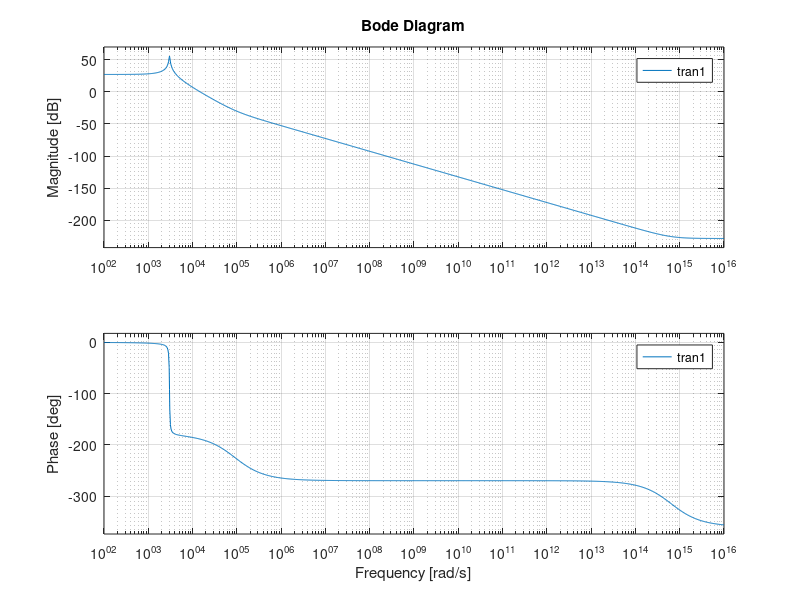

This chart was generated by the following MATLAB code:
c=600e-6;
r=15;
l=3.8e-3;
d=0.35;

A1=[-1/(r*c) 0; 0 0];
A2=[-1/(r*c) 7/c; -7/l 0];
A=d*A1+(1-d)*A2;
B1=[0;1/l];
B2=[0;0];
B=d*B1+(1-d)*B2;
C=[1 0];
I=[1 0;0 1];
vec=[15;0.2];

s=tf('s');
tran1=([1 0]*inv(s*eye(2,2)-A))*((A1-A2)*vec+(B1-B2*207));
% figure;
% step(tran1);
figure;
bode(tran1);
grid on;
